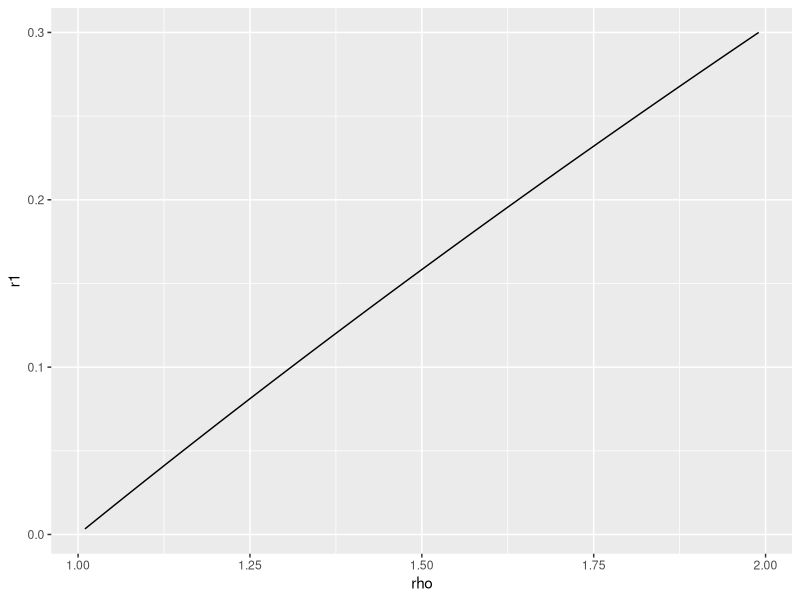
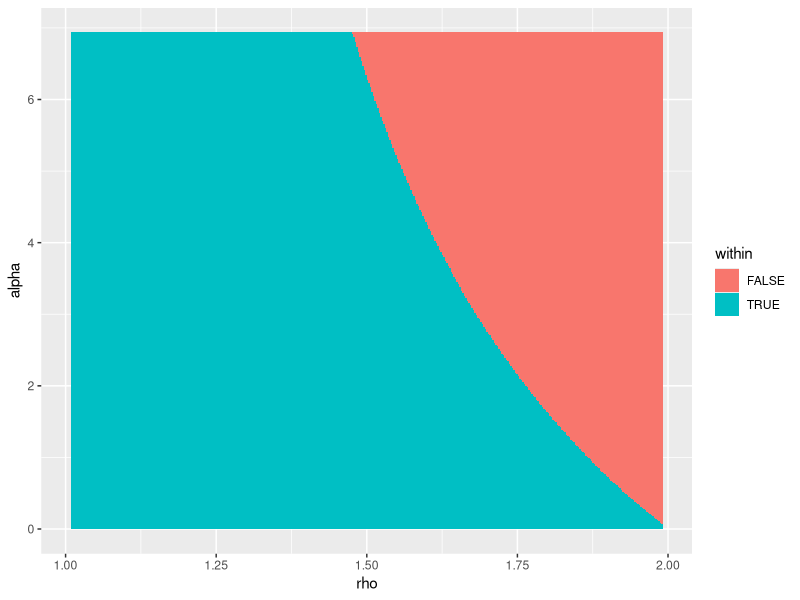
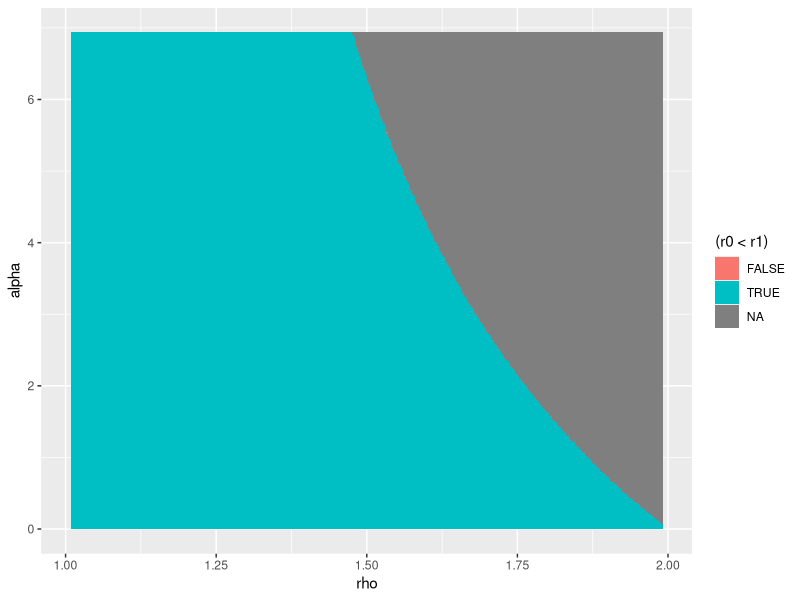

These charts were generated, in order, by the following R code: (Note: this script raises an error after producing the figures.)
######## INFO ########

# PROJECT
# Replication files for: Bail out the money printer? The impact of fiscal indemnity on central bank profitability

# Authors: Dianyi Yang
# R Script
# Purpose: This script generates the numerical evaluation results for the formal model.
# Created: 24 JUL 2024
# Inputs: None
# Outputs: stored_output/formal_results.rds

######## SETUP ########
#setwd("~/BailoutCB") # change the working directory to your folder

need <- c('tidyverse') # list packages needed
have <- need %in% rownames(installed.packages()) # checks packages you have
if(any(!have)) install.packages(need[!have]) # install missing packages
invisible(lapply(need, library, character.only=T))

# initialise parameters
rho <- seq(1.01,1.99, length.out=396) #1.376
alpha <- seq(0.01,4*sqrt(3), length.out=400) #4*sqrt(3)
psi=1
results <- data.frame(rho=rep(rho, each=length(alpha)), alpha=rep(alpha, length(rho)))
results <- results %>% mutate(
  r1 = (-2 * psi - 1 + sqrt((2 * psi + 1)^2 - 4 * psi * ( 1 - rho ))) / (2 * psi)
)
ggplot(results, aes(x=rho, y=r1)) + geom_line() # inspect the relationship between r(x=1) and rho

# set bound
results <- results |>
  mutate(
    within = ifelse(alpha <= (4 - 2 * rho) / (psi * r1), T, F)
  )

results <- results |>
  mutate(
    r1 = ifelse(within, r1, NA)
  )

ggplot(results, aes(x=rho, y=alpha, fill=within)) + geom_tile() # check the shape of bound

# optimise over r0
get_r0 <- function(row) {
 if (row["within"] == F) {
   return(NA)
 }
 rho <- row["rho"] |> as.numeric()
 alpha <- row["alpha"] |> as.numeric()
 r1 <- row["r1"] |> as.numeric()
 gradient_0 = ( - (2 - rho)^2 / 8 ) * alpha * psi - 2 * (1- rho)
 constraint = (4 - 2 * rho) / (alpha * psi)
 if (gradient_0<0){
   r0 = ifelse(r1<=constraint, 0, 99999)
 } else{
   a= (alpha * psi )^3 / 16 + 4 * psi
   b= (2 - rho) / 8 * (alpha * psi)^2 - 4 * psi - 2
   max = (b + sqrt( b^2 - 2 * a * ( (2-rho)^2 / 8 * alpha * psi + 2 - 2 * rho ) )) / a
   if ( r1 > constraint) { #max > constraint) {
     r0 = r1
   } else{
     r0 = min(r1, max)
   }
 }
 return(r0)
}
results$r0 <- apply(results, 1, get_r0)
ggplot(results, aes(x=rho, y=alpha, fill=(r0<r1))) + geom_tile() # r(x=0)<r(x=1) for our domain


#calculate expected utility of government with indemnity
  #recall that inflation is always 2 and expected growth is also 2
  #recall that the government's utility is only determined by growth in equilibrium
#EUG1=4
#ggplot(results, aes(x=rho, y=alpha, fill=EUG1)) + geom_tile() + scale_fill_viridis_c()

#calculate expected utility of government without indemnity
get_EUG0 <- function(row) {
  if (row["within"] == F) {
    return(NA)
  }
  rho <- row["rho"] |> as.numeric()
  alpha <- row["alpha"] |> as.numeric()
  r0 <- row["r0"] |> as.numeric()
  UG1 = 3-rho+r0+psi * (r0 + 2) * r0
  if ((alpha * psi * r0)/2 > 2-rho ) {
    EUG2 = 1 / 8 * rho^2 - 1 / 2 * rho + 5 / 2
  } else {
    EUG2 = - (alpha * psi * r0)^2 / 32 + (alpha * psi * r0) / 4 - (alpha * psi * r0) * rho / 8 + 2
  }
  return (UG1+EUG2)
}

results$EUG0 <- apply(results, 1, get_EUG0) # calculate EU_G(x=0)

#####################Period 2 evalulation###############
results <- results |> mutate(
  i1 = (4 - rho + 2 * psi * r1 ) / (psi * r1 + 1),
  i0 = case_when(
    4 - rho <= 2 + alpha*psi*r0/2 ~ 2,
    4 - rho > 2 + alpha*psi*r0/2 ~ 4 - rho - (alpha * psi * r0) /2
  ),
  p1 = -psi * (i1-2) * r1,
  p0 = -psi * (i0-2) * r0,
  p1_pre = -psi * (-r1-2) * r1,,
  p0_pre = -psi * (-r0-2) * r0,
)

results <- results |> mutate(
  pi0=6-rho-i0
)
# save results
saveRDS(results, "stored_output/formal_results.rds")